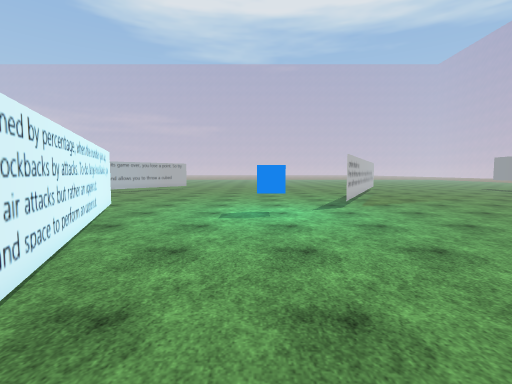
[1] (above)

24 first-person views from a walk through a Unity game level. The camera is 1.5 m above the floor, tilts 4° down and sees 85° across. The floor is counted in squares, 1 m on a side. Each view is taken from the middle of a square. On the plan, view 1 faces up. The plan holds only what a view shows up to about 14 squares ahead; the rest is blank. The place goes on beyond the plan. The player is left out. Some animated figures are left out. Some surface patterns are stand-ins.

[2]
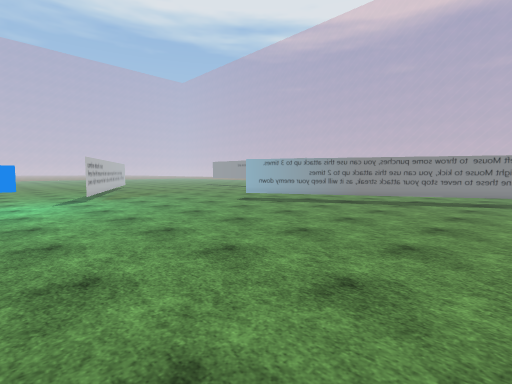

[3]
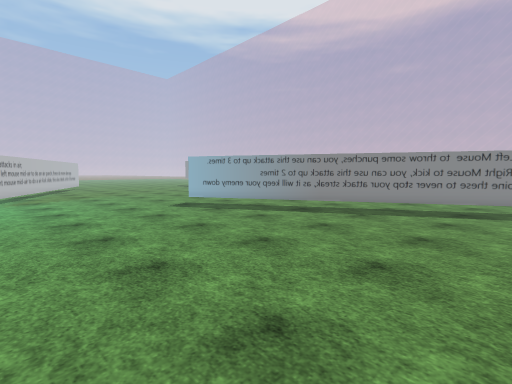

[4]
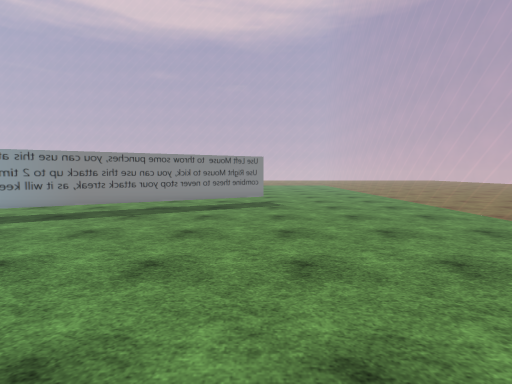

[5]
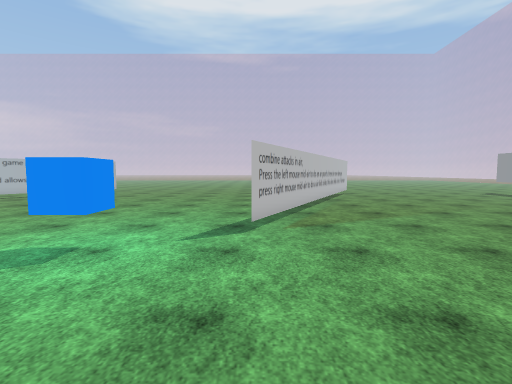

[6]
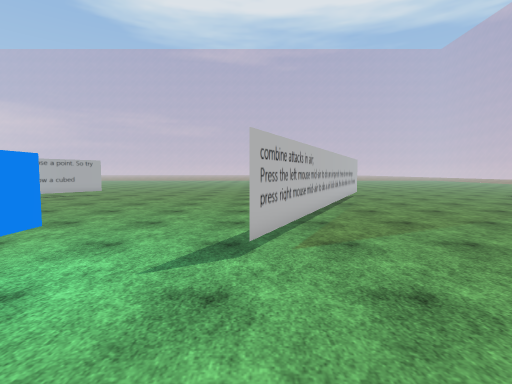

[7]
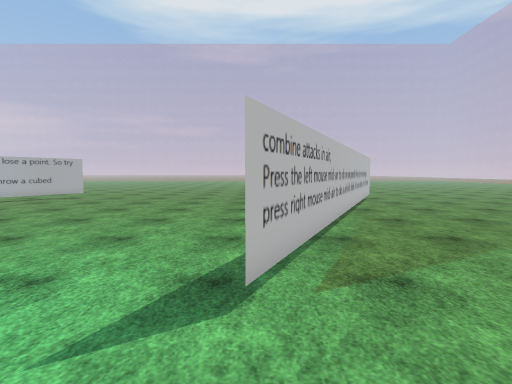

[8]
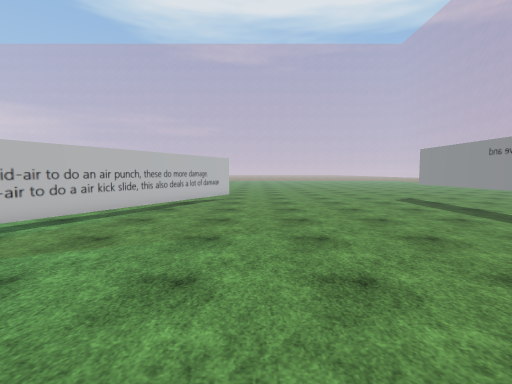

[9]
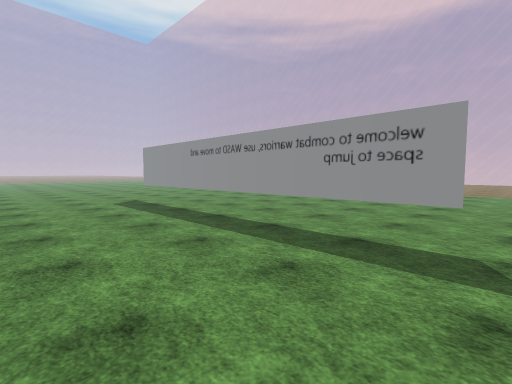

[10]
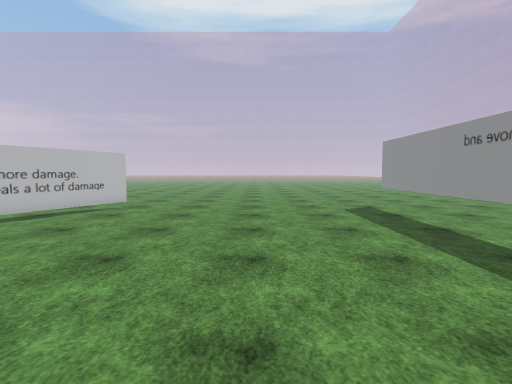

[11]
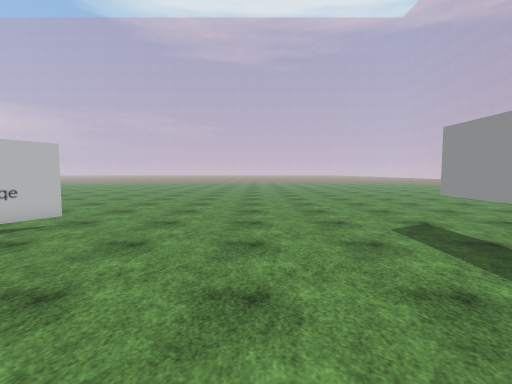

[12]
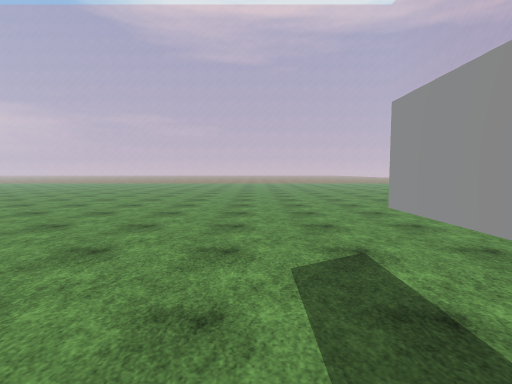

[13]
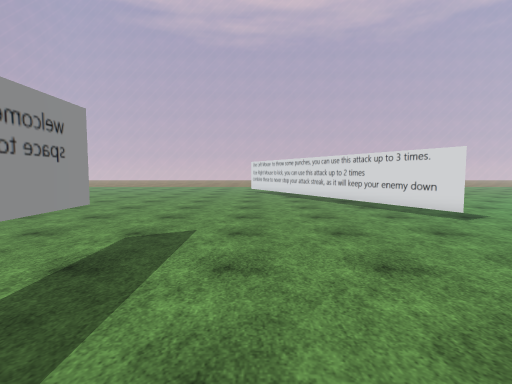

[14]
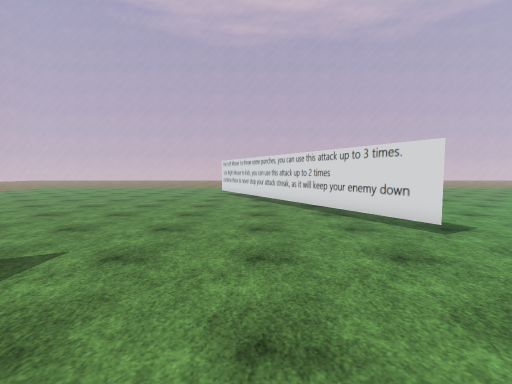

[15]
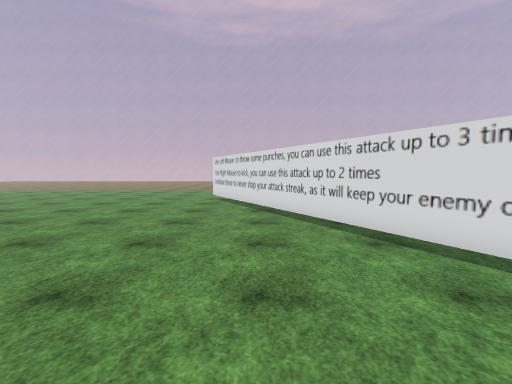

[16]
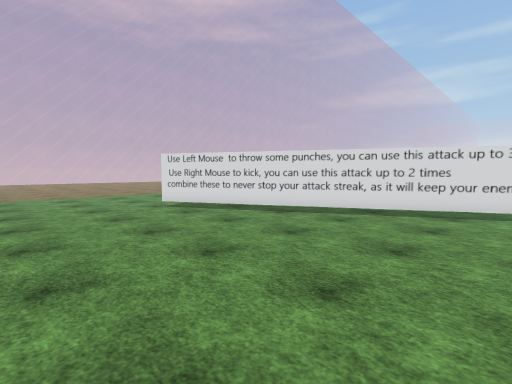

[17]
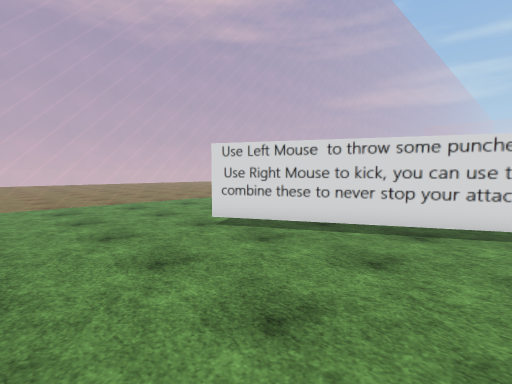

[18]
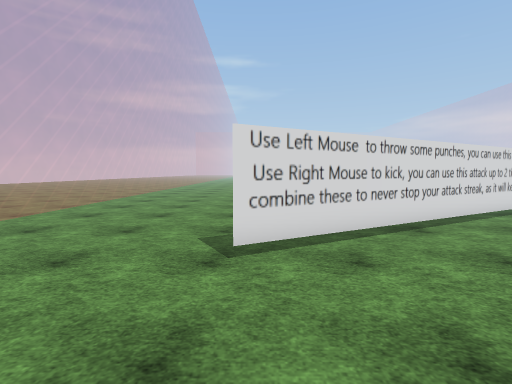

[19]
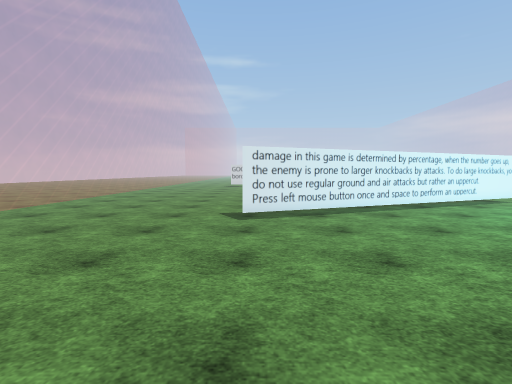

[20]
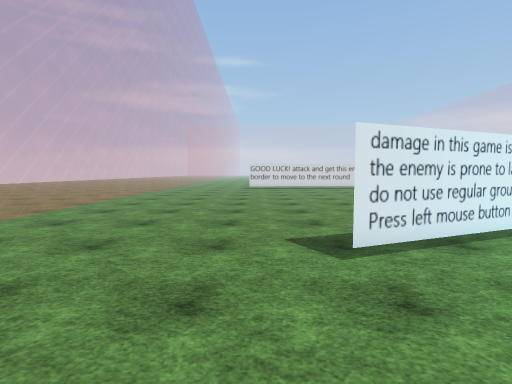

[21]
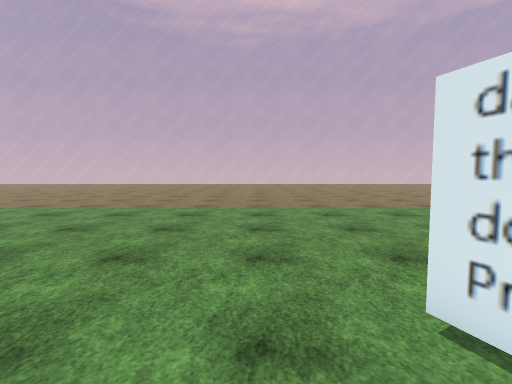

[22]
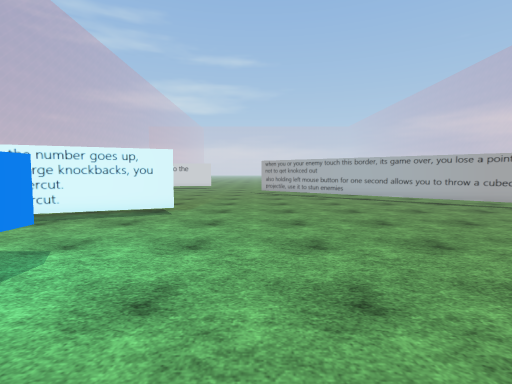

[23]
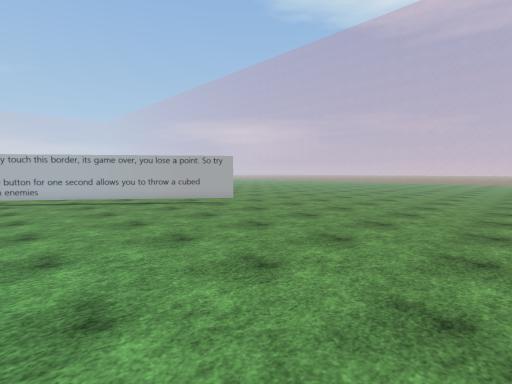

[24]
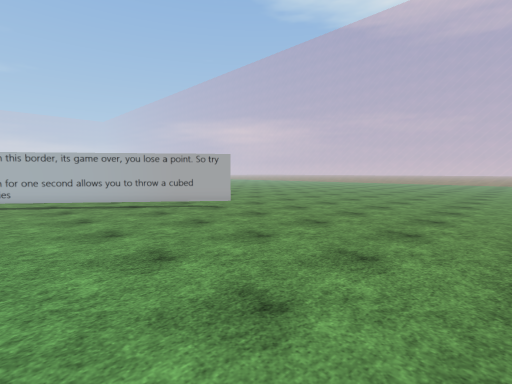

### Floor plan
Key: @ floor where view 1 was taken; # wall or solid block; . floor; = window, fence, low wall or low ledge; T thing the floor can be seen under or through; O other object.
Columns run from 11 left of view 1 to 24 right of it. Each row starts with its distance up from view 1.
 35             ...
 34            ....   ..................
 33           .....   ..................
 32          ......    .................
 31         .......   ..................
 30        ........   ..................
 29       .........    .................
 28      ...........   .................
 27     ............    ................
 26  ...............    ................
 25  ...T...........   ..............T..
 24  ..T ...........   ..T...........T..
 23 ..TT............  ..TT...........T..
 22 .TT.............  ..T............T..
 21 TT..............  .TT............T.
 20 #............... ..T.............T..
 19 #............... .TT.............T..
 18 ..................T..............T..
 17  ................TT..............T..
 16  ................T...............T..
 15  ...............TT...............T..
 14  ...............#................T..
 13  ..............##................T..
 12  ..............#.................T..
 11  ....T.....OO....................T..
 10   ...TT....OO.......................
  9     ..T.............................
  8     ..TT...............T............
  7      ..T...............TT...........
  6      ..#................T...........
  5       .##...............TT..........
  4       ..T................T..........
  3        .T ...............TT.........
  2        ..T................T.........
  1         .T................TT........
  0  ....   .TT@...............T........
 -1  .........T................TT.......
 -2  .........T.................T.......
 -3  ...........................TT......
 -4  ............................T......
 -5  ..................................
 -6  ..................................
 -7  ..................................
 -8  ..................................
 -9  ..................................
-10  ..................................
-11  ..................................
-12   ================================
-13   =========================== ====
-14   ===                ===  ===  ===

Where each view was taken, in squares from view 1:
view 1: 0 up, 0 right, facing up
view 2: 4 down, 0 right, facing up-right
view 3: 4 down, 4 right, facing up-right
view 4: 4 down, 4 right, facing right
view 5: 5 up, 4 right, facing up
view 6: 7 up, 4 right, facing up
view 7: 9 up, 4 right, facing up
view 8: 9 up, 12 right, facing up
view 9: 10 up, 15 right, facing up-right
view 10: 13 up, 16 right, facing up
view 11: 17 up, 16 right, facing up
view 12: 20 up, 19 right, facing up
view 13: 17 up, 18 right, facing down
view 14: 15 up, 16 right, facing down
view 15: 11 up, 16 right, facing down
view 16: 7 up, 24 right, facing down-left
view 17: 2 up, 23 right, facing down-left
view 18: 4 down, 23 right, facing left
view 19: 2 down, 8 right, facing left
view 20: 4 down, 4 right, facing left
view 21: 0 up, 1 right, facing down
view 22: 14 up, 4 right, facing left
view 23: 17 up, 4 right, facing up-left
view 24: 18 up, 3 right, facing up-left
